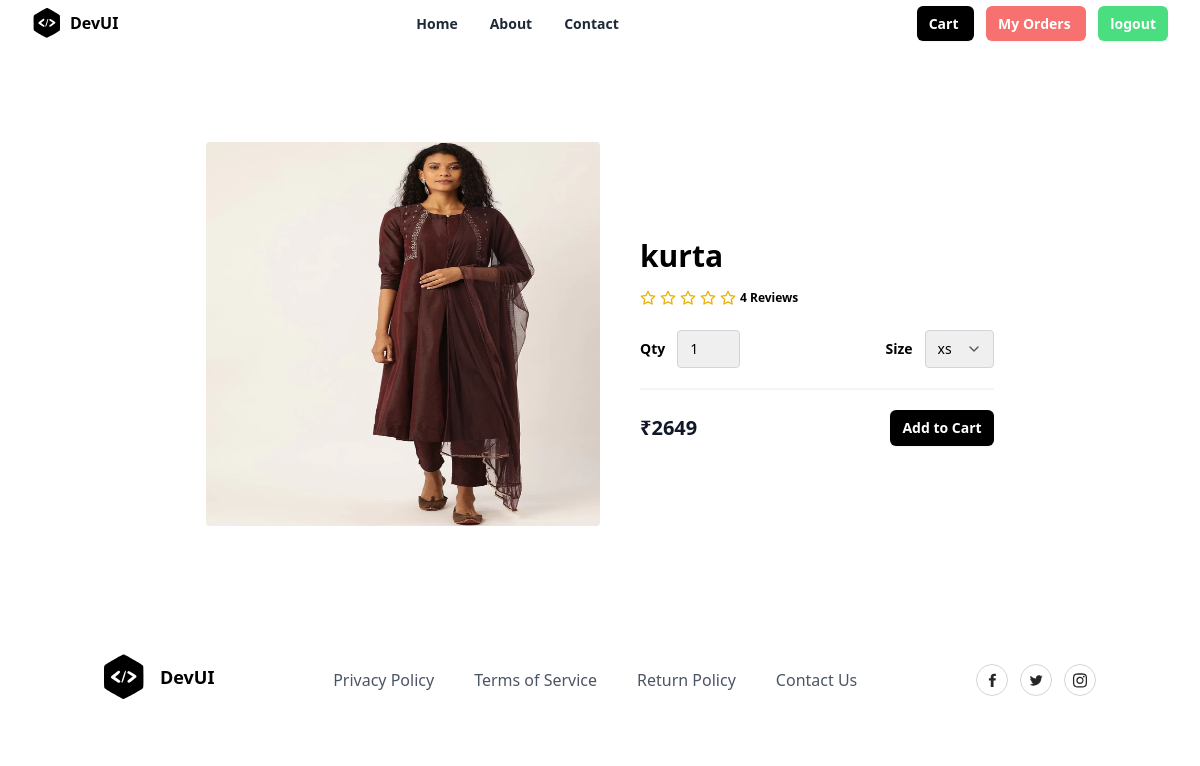
/product/1/, run on the app's committed database.
### store/models.py (models this page shows, shortened)
class Product(models.Model):
    title = models.CharField(max_length=200)
    description = models.TextField(null=True, blank=True)
    size_object = models.ManyToManyField(Size)
    category_object = models.ForeignKey(Category, on_delete=models.CASCADE)
    brand_object = models.ForeignKey(Brand, on_delete=models.CASCADE)
    image = models.ImageField(upload_to='product_images', null=True, blank=True, default='product_images/default.jpg')
    price = models.PositiveIntegerField()
    tag_object=models.ManyToManyField(Tag)
    created_date = models.DateTimeField(auto_now_add=True)
    updated_date = models.DateTimeField(auto_now=True)
    is_active = models.BooleanField(default=True)

### store/views.py (the view)
# urls.py: path("product/<int:pk>/",views.ProductDetailView.as_view(),name="product-detail"),
class ProductDetailView(View):
    def get(self,request,*args,**kwargs):
        id=kwargs.get("pk")
        qs=Product.objects.get(id=id)
        return render(request,"product_detail.html",{"data":qs})

### store/templates/product_detail.html (shortened to what this page needs)
{%extends 'base.html'%}
{%block main_block%}
<section class="overflow-hidden">
    <form action="{%url 'add-to-cart' data.id%}" method="post">
    <div class="mx-auto max-w-5xl px-5 py-24">
      <div class="mx-auto flex flex-wrap items-center lg:w-4/5">
        <img
          alt="Nike Air Max 21A"
          class="h-64 w-full rounded object-contains lg:h-96 lg:w-1/2"
          src="{{data.image.url}}"
        />
        <div class="mt-6 w-full lg:mt-0 lg:w-1/2 lg:pl-10">
          <h1 class="my-4 text-3xl font-semibold text-black"> {{data.title}}</h1>
          <div class="my-4 flex items-center">
            <span class="flex items-center space-x-1">
              <span class="ml-3 inline-block text-xs font-semibold">
                4 Reviews
              </span>
            </span>
          </div>
          <div class="mb-5 mt-6 flex items-center border-b-2 border-gray-100 pb-5">
            <div class="flex items-center">
              <span class="mr-3 text-sm font-semibold">Qty</span>
              <select name="qty" class="appearance-none rounded border border-gray-300 py-2 pl-3 pr-10 text-sm focus:border-black focus:outline-none focus:ring-2 focus:ring-black">
                <option>1</option>
              </select>
            </div>
            <div class="ml-auto flex items-center">
              <span class="mr-3 text-sm font-semibold">Size</span>
              <div class="relative">
                <select name="size" class="appearance-none rounded border border-gray-300 py-2 pl-3 pr-10 text-sm focus:border-black focus:outline-none focus:ring-2 focus:ring-black">
                  {%for sob in data.size_object.all%}
                  <option value="{{sob.name}}">{{sob.name}}</option>
                  {%endfor%}
                </select>
                <span class="pointer-events-none absolute right-0 top-0 flex h-full w-10 items-center justify-center text-center text-gray-600">
                </span>
              </div>
            </div>
          </div>
          <div class="flex items-center justify-between">
            <span class="title-font text-xl font-bold text-gray-900">
              ₹{{data.price}}
            </span>
            <button
              type="submit"
              class="rounded-md bg-black px-3 py-2 text-sm font-semibold text-white shadow-sm hover:bg-black/80 focus-visible:outline focus-visible:outline-2 focus-visible:outline-offset-2 focus-visible:outline-black"
            >
              Add to Cart
            </button>
          </div>
        </div>
      </div>
    </div>
    </form>
  </section>
{%endblock%}

### data on the page
Product: image (picture), title "kurta", price "2649"

### other printed values
form field size "xs"
